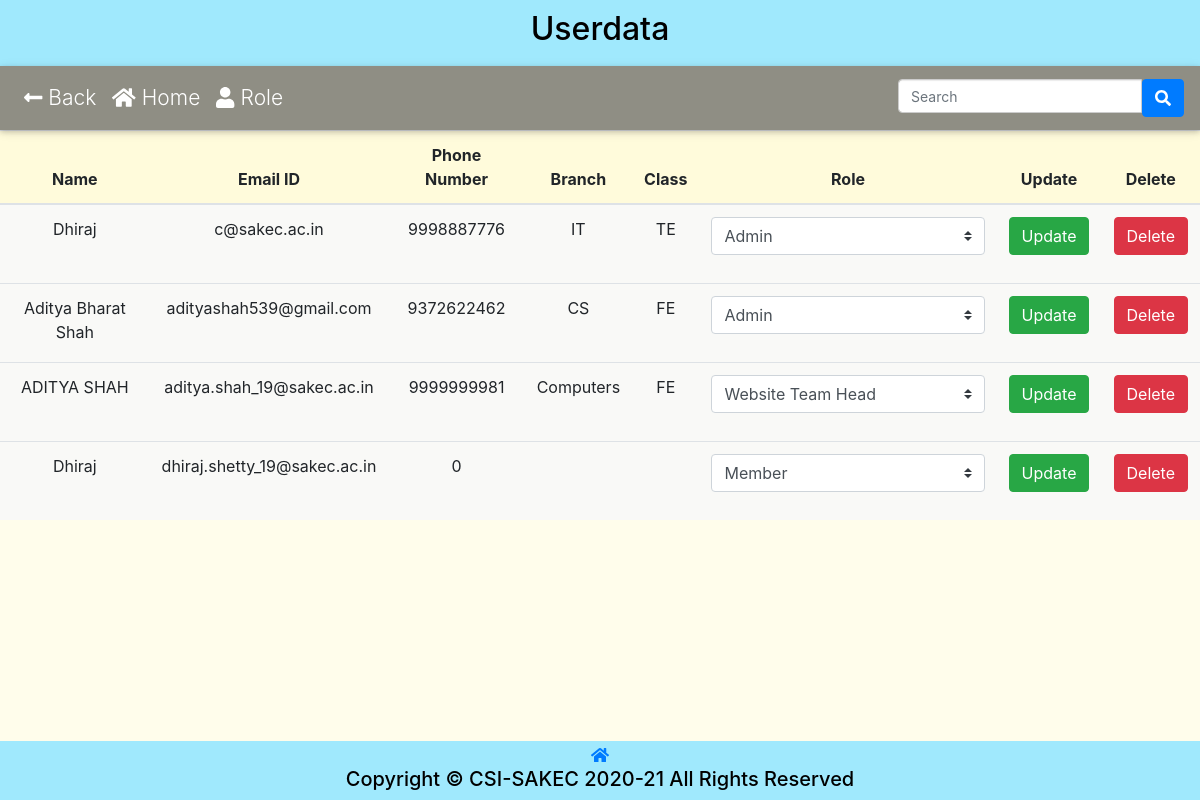
Screenshot of /Userdata/database.php (signed in) with the database file from the repository.
### tables this page shows
CREATE TABLE `csi_userdata` (
  `id` int(11) NOT NULL,
  `name` varchar(255) NOT NULL,
  `year` varchar(5) NOT NULL,
  `division` varchar(10) DEFAULT NULL,
  `rollNo` int(10) DEFAULT NULL,
  `emailID` varchar(50) NOT NULL,
  `phonenumber` bigint(10) NOT NULL,
  `branch` varchar(10) NOT NULL,
  `role` int(15) NOT NULL,
  `gender` varchar(10) NOT NULL,
  `organization` varchar(255) NOT NULL DEFAULT 'sakec'
);

CREATE TABLE `csi_role` (
  `id` int(11) NOT NULL,
  `role_name` varchar(256) NOT NULL,
  `main_page_edit` tinyint(4) NOT NULL DEFAULT 0,
  `user_data` tinyint(4) NOT NULL DEFAULT 0,
  `role` tinyint(4) NOT NULL DEFAULT 0,
  `add_event` tinyint(4) NOT NULL DEFAULT 0,
  `budget` tinyint(4) NOT NULL DEFAULT 0,
  `manage_event` tinyint(4) NOT NULL DEFAULT 0,
  `edit_attendance` tinyint(4) NOT NULL DEFAULT 0,
  `permission_letter` tinyint(4) NOT NULL DEFAULT 0,
  `report` tinyint(4) NOT NULL DEFAULT 0,
  `confirm_event_registration` tinyint(4) NOT NULL DEFAULT 0,
  `content_repository` tinyint(4) NOT NULL DEFAULT 0,
  `feedback_response` tinyint(4) NOT NULL DEFAULT 0,
  `query` tinyint(4) NOT NULL DEFAULT 0,
  `reply_log` tinyint(4) NOT NULL DEFAULT 0,
  `audit` tinyint(4) NOT NULL DEFAULT 0,
  `confirm_membership` tinyint(4) NOT NULL DEFAULT 0
);

### config.php (called while the page is built, shortened)
<?php
    $conn = mysqli_connect(DB_SERVER, DB_USERNAME, DB_PASSWORD, DB_NAME);
    function execute($sql){
        global $conn;
        return mysqli_query($conn, $sql);
    }
    function getValue($sql){
        return mysqli_fetch_assoc(execute($sql));
    }
?>

### Userdata/database.php (the view, shortened to what this page needs)
<!DOCTYPE html>
<html lang="en">
<head>
    <link rel="stylesheet" href="../plugins/bootstrap-4.6.0-dist/css/bootstrap.min.css">
    <link rel="stylesheet" href="../css/membership.css?v=<?php echo time(); ?>">
    <?php
    require_once "../config.php";
    $access=NULL;
    if(isset($_SESSION["role_id"])){
        $role_id = $_SESSION["role_id"];
        $access = getValue("SELECT * FROM `csi_role` WHERE `csi_role`.`id`=$role_id");
    }
    ?>
</head>
<body>
    <header><h2 style="text-align: center;">Userdata</h2></header>
    <nav class="navbar navbar-expand-lg navbar-dark default-color sticky-top">
		<div class="collapse navbar-collapse" id="navbarSupportedContent-333">
			<ul class="navbar-nav mr-auto">
                <li class="nav-item">
					<a class="nav-link" href="../index.php"><i class="fas fa-long-arrow-alt-left"></i>  Back</a>
				</li>
                <li class="nav-item">
					<a class="nav-link" href="../index.php"><i class="fas fa-home"></i>  Home</a>
				</li>
                <?php
                if($access['role']== '1'){
                ?>
                <li class="nav-item">
                    <a class="nav-link" href="role.php"><i class="fas fa-user"></i> Role</a>
                </li>
                <?php
                }
                ?>
			</ul>
            <ul class="navbar-nav ml-auto nav-flex-icons">
                <form action="<?php echo htmlspecialchars($_SERVER["PHP_SELF"]); ?>" method="POST">
                    <div class="input-group">
                    <input type="search"  onkeyup="myFunction()" id="myInput"placeholder="Search" class="form-control" />
                        <button id="search-button" type="submit" class="btn btn-primary">
                            <i class="fas fa-search"></i>
                        </button>
                    </div>
                </form>
			</ul>
		</div>
	</nav>
    <table class="table" id="myTable">
        <thead class="table-head">
            <tr>
                <th>Name</th>
                <th>Email ID</th>
                <th>Phone Number</th>
                <th>Branch</th>
                <th>Class</th>
                <th>Role</th>
                <th>Update</th>
                <th>Delete</th>
            </tr>
        </thead>
        <tbody>
            <div  class="table-content" style="font-size: large;">
                <?php
                if (isset($_SESSION['email'])) {
                    if($access['user_data']== '1'){
                        $result = execute("SELECT `role_name` FROM `csi_role`");
                        $roles = array();
                        while ($row = mysqli_fetch_assoc($result)) {
                            $roles[] = $row['role_name'];
                        }
                        $query = execute("SELECT `csi_userdata`.`id`,`name`,`emailID`,`phonenumber`,`branch`,`year`,`role_name` FROM `csi_userdata`
                                        INNER JOIN `csi_role`
                                        ON `csi_userdata`.`role`=`csi_role`.`id`");
                        if (mysqli_num_rows($query) > 0) {
                            $index=0;
                            while ($row = mysqli_fetch_assoc($query)) {
                                $index++;
                ?>
                                <tr>
                                    <td><?php echo $row['name']; ?></td>
                                    <td><?php echo $row['emailID']; ?></td>
                                    <td><?php echo $row['phonenumber']; ?></td>
                                    <td><?php echo $row['branch']; ?></td>
                                    <td><?php echo $row['year']; ?></td>
                                    <form action="<?php echo htmlspecialchars($_SERVER["PHP_SELF"]); ?>" method="post">
                                        <td>
                                            <select name="role" id="<?php echo "role".$index; ?>" class="custom-select mb-3">
                                                <?php
                                                foreach ($roles as $role) {
                                                    if ($row['role_name'] == $role) {
                                                        echo ' <option value="' . $role . '" selected >' . ucfirst($role) . '</option>';
                                                    } else {
                                                        echo ' <option value="' . $role . '">' . ucfirst($role) . '</option>';
                                                    }
                                                }
                                                ?>
                                            </select>
                                        </td>
                                        <td>
                                            <button type="submit" name="edit_btn" class="btn btn-success"> Update </button>
                                        </td>
                                    </form>
                                    <td>
                                        <form action="<?php echo htmlspecialchars($_SERVER["PHP_SELF"]); ?>" method="post">
                                            <button type="submit" name="delete_btn" class="btn btn-danger"> Delete</button>
                                        </form>
                                    </td>
                                </tr>
                <?php
                            }
                        } else {
                            echo "<td>No Record Found.</td><td/><td/><td/><td/><td/><td/><td/><td/>";
                        }
                    } else {
                        header("location:../index.php");
                    }
                } else {
                    header("../Login/login.php?notlogin=true");
                }
                ?>
            </div>
        </tbody>
    </table>
    <div class="spacer" style="height:59px;"></div>
    <div class="footer">
        <div class="spacer" style="height:2px;"></div>
        <a href="index.php"><i class="fas fa-home"></i></a>
        <h5>Copyright &copy; CSI-SAKEC 2020-21 All Rights Reserved</h5>
    </div>
</body>
</html>

### css/membership.css (style rules this page uses)
body { text-align: center; background-color: #fffdeb; font-family: -apple-system,BlinkMacSystemFont,"Segoe UI",Roboto,"Helvetica Neue",Arial,"Noto Sans",sans-serif,"Apple Color Emoji","Segoe UI Emoji","Segoe UI Symbol","Noto Color Emoji"; margin: 0; color: white; padding: 0; color: black; }
header { color: black; background-color: #a0e9fd; padding: 10px; }
.footer { text-align: center; background-color: #a0e9fd; left: 0; bottom: 0; width: 100%; z-index: 1; }
.input-group .form-control { position: relative; z-index: 2; float: left; width: 50%; margin-bottom: 0; }
.form-control { display: block; width: 50%; height: 34px; padding: 6px 12px; font-size: 14px; line-height: 1.42857143; color: #555; background-color: #fff; background-image: none; border: 1px solid #ccc; border-radius: 4px; -webkit-box-shadow: inset 0 1px 1px rgb(0 0 0 / 8%); box-shadow: inset 0 1px 1px rgb(0 0 0 / 8%); -webkit-transition: border-color ease-in-out .15s, -webkit-box-shadow ease-in-out .15s; -o-transition: border-color ease-in-out .15s, box-shadow ease-in-out .15s; transition: border-color ease-in-out .15s, box-shadow ease-in-out .15s; }
.table thead th { vertical-align: bottom; border-bottom: 2px solid #dee2e6; background: #fffbdb; }
.table { width: 100%; margin-bottom: 0rem; color: #212529; background: #f9f9f7; }
@media only screen and (min-width: 600px) { .footer { position: fixed; } }
@media only screen and (max-width: 1200px) { .navbar { font-weight: 300; -webkit-box-shadow: 0 2px 5px 0 rgba(0, 0, 0, 0.16), 0 2px 10px 0 rgba(0, 0, 0, 0.12); box-shadow: 0 2px 5px 0 rgba(0, 0, 0, 0.16), 0 2px 10px 0 rgba(0, 0, 0, 0.12); font-size: 21px; } }
.navbar.navbar-dark .navbar-nav .nav-item .nav-link { color: #ffffff; -webkit-transition: .35s; transition: .35s; }
.default-color { background-color: #00000070 !important; }

### rows the page displays
csi_userdata: name "Dhiraj", emailID "c@sakec.ac.in", phonenumber "9998887776", branch "IT", year "TE", role "Admin"
csi_userdata: name "Aditya Bharat Shah", emailID "adityashah539@gmail.com", phonenumber "9372622462", branch "CS", year "FE", role "Admin"
csi_userdata: name "ADITYA SHAH", emailID "aditya.shah_19@sakec.ac.in", phonenumber "9999999981", branch "Computers", year "FE", role "Website Team Head"
csi_userdata: name "Dhiraj", emailID "dhiraj.shetty_19@sakec.ac.in", phonenumber "0", role "Member"
